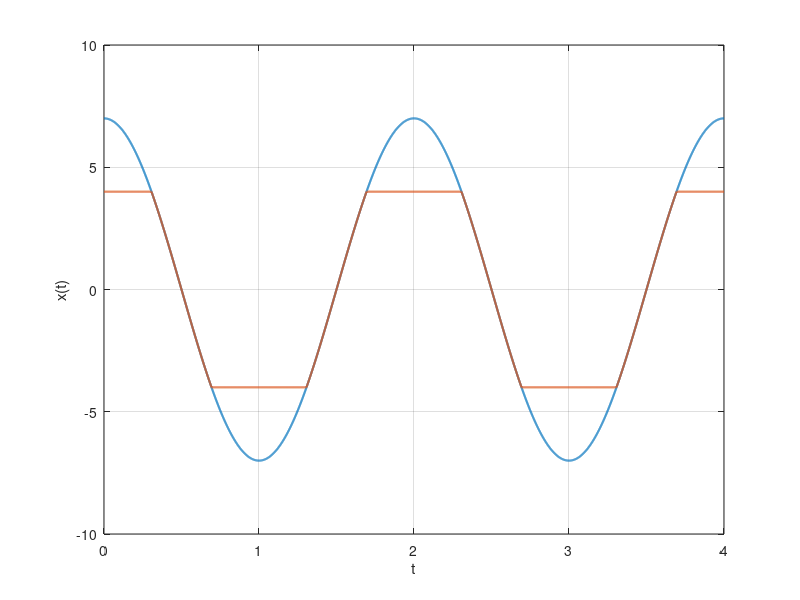

This figure's MATLAB source:
% original sine wave
t = linspace(0, 4,4001);
x = 7*cos(pi*t);
plot(t, x, 'linewidth', 1.5), hold on

% clipped sine wave
ub = 4;     % upper bound 
lb = -4;    % lower bound
y = max(lb, min(x, ub));
plot(t, y, 'linewidth', 1.5), hold off

grid on, xlabel('t'), ylabel('x(t)'), ylim([-10 10])